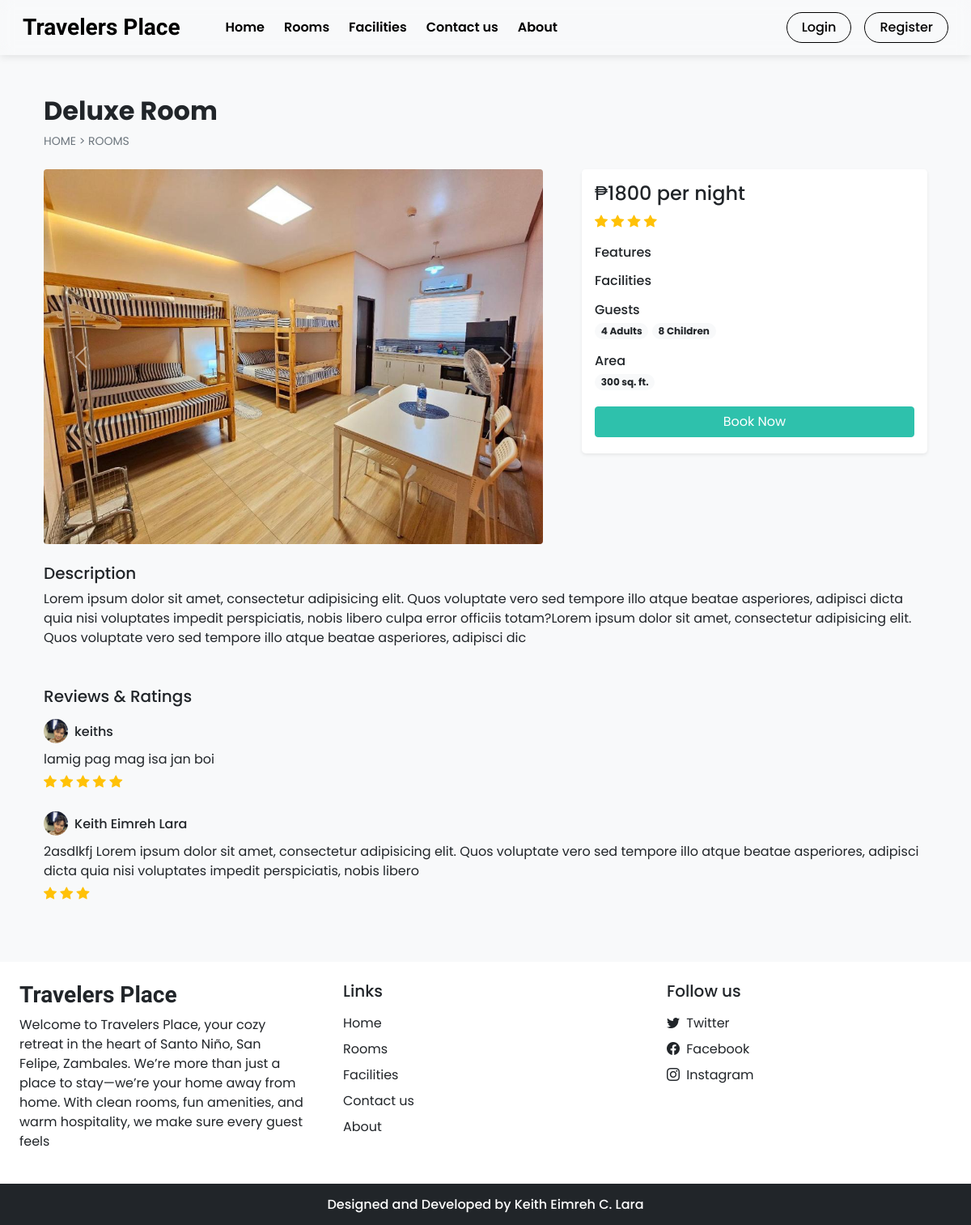
The page /room_details.php?id=4 on the database as committed earlier.
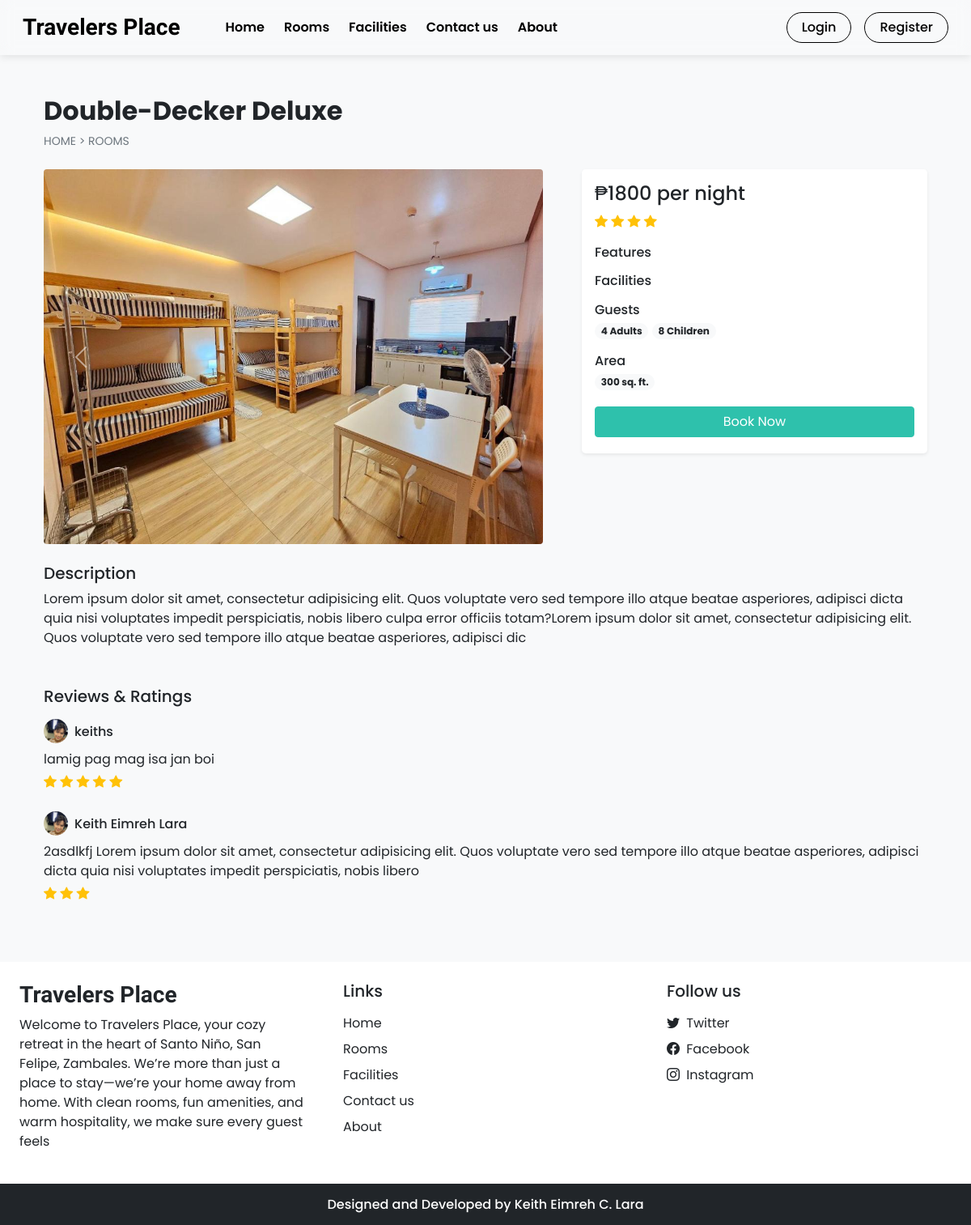
The same page on the database as committed later.
### tables this page shows
CREATE TABLE `rooms` (
  `id` int(11) NOT NULL AUTO_INCREMENT,
  `name` varchar(150) NOT NULL,
  `area` int(11) NOT NULL,
  `price` int(11) NOT NULL,
  `quantity` int(11) NOT NULL,
  `adult` int(11) NOT NULL,
  `children` int(11) NOT NULL,
  `description` varchar(350) NOT NULL,
  `status` tinyint(4) NOT NULL DEFAULT 1,
  `removed` int(11) NOT NULL DEFAULT 0,
  `archived_at` datetime DEFAULT NULL,
  `is_archived` tinyint(1) NOT NULL DEFAULT 0,
  PRIMARY KEY (`id`)
);

### admin/inc/db_config.php (called while the page is built, shortened)
<?php
  function select($sql,$values,$datatypes)
  {
    $con = $GLOBALS['con'];
    if($stmt = mysqli_prepare($con,$sql))
    {
      if(!empty($values)){
        mysqli_stmt_bind_param($stmt,$datatypes,...$values);
      }
      if(mysqli_stmt_execute($stmt)){
        $res = mysqli_stmt_get_result($stmt);
        return $res;
      }
      else{
        mysqli_stmt_close($stmt);
        die("Query cannot be executed - Select");
      }
    }
    else{
      die("Query cannot be prepared - Select");
    }
  }
?>

### room_details.php (the view, shortened to what the changed rows need)
<!DOCTYPE html>
<html lang="en">
<head>
  <?php require('inc/links.php'); ?>
</head>
<body class="bg-light">
  <?php
    $data = filteration($_GET);
    $room_res = select("SELECT * FROM `rooms` WHERE `id`=? AND `status`=? AND `removed`=?",[$data['id'],1,0],'iii');
    $room_data = mysqli_fetch_assoc($room_res);
  ?>
  <div class="container">
    <div class="row">
      <div class="col-12 my-5 mb-4 px-4">
        <h2 class="fw-bold"><?php echo $room_data['name'] ?></h2>
        <div style="font-size: 14px;">
          <a href="index.php" class="text-secondary text-decoration-none">HOME</a>
          <span class="text-secondary"> > </span>
          <a href="rooms.php" class="text-secondary text-decoration-none">ROOMS</a>
        </div>
      </div>
      <div class="col-lg-5 col-md-12 px-4">
        <div class="card mb-4 border-0 shadow-sm rounded-3">
          <div class="card-body">
            <?php
              echo<<<price
                <h4>₱$room_data[price] per night</h4>
              price;
              $rating_q = "SELECT AVG(rating) AS `avg_rating` FROM `rating_review`
                WHERE `room_id`='$room_data[id]' ORDER BY `sr_no` DESC LIMIT 20";
              $rating_res = mysqli_query($con,$rating_q);
              $rating_fetch = mysqli_fetch_assoc($rating_res);
              $rating_data = "";
              if($rating_fetch['avg_rating']!=NULL)
              {
                for($i=0; $i < $rating_fetch['avg_rating']; $i++){
                  $rating_data .="<i class='bi bi-star-fill text-warning'></i> ";
                }
              }
              echo<<<rating
                <div class="mb-3">
                  $rating_data
                </div>
              rating;
              $features_data = "";
              echo<<<features
                <div class="mb-3">
                  <h6 class="mb-1">Features</h6>
                  $features_data
                </div>
              features;
              $facilities_data = "";
              echo<<<facilities
                <div class="mb-3">
                  <h6 class="mb-1">Facilities</h6>
                  $facilities_data
                </div>
              facilities;
              echo<<<guests
                <div class="mb-3">
                  <h6 class="mb-1">Guests</h6>
                  <span class="badge rounded-pill bg-light text-dark text-wrap">
                    $room_data[adult] Adults
                  </span>
                  <span class="badge rounded-pill bg-light text-dark text-wrap">
                    $room_data[children] Children
                  </span>
                </div>
              guests;
              echo<<<area
                <div class="mb-3">
                  <h6 class="mb-1">Area</h6>
                  <span class='badge rounded-pill bg-light text-dark text-wrap me-1 mb-1'>
                    $room_data[area] sq. ft.
                  </span>
                </div>
              area;
              if(!$settings_r['shutdown']){
                $login=0;
                echo<<<book
                  <button onclick='checkLoginToBook($login,$room_data[id])' class="btn w-100 text-white custom-bg shadow-none mb-1">Book Now</button>
                book;
              }
            ?>
          </div>
        </div>
      </div>
      <div class="col-12 mt-4 px-4">
        <div class="mb-5">
          <h5>Description</h5>
          <p>
            <?php echo $room_data['description'] ?>
          </p>
        </div>
      </div>
    </div>
  </div>
</body>
</html>

Rows that differ between the two databases and show on the page:
changed rooms: name "Deluxe Room" → "Double-Decker Deluxe"
